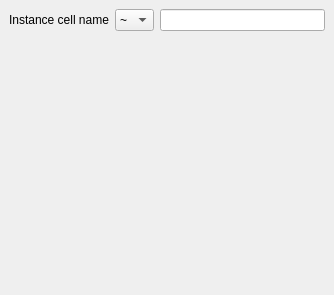
<ui version="4.0" >
 <class>SearchPropertiesInstance</class>
 <widget class="QWidget" name="SearchPropertiesInstance" >
  <property name="geometry" >
   <rect>
    <x>0</x>
    <y>0</y>
    <width>334</width>
    <height>295</height>
   </rect>
  </property>
  <property name="windowTitle" >
   <string>Form</string>
  </property>
  <layout class="QGridLayout" >
   <property name="margin" >
    <number>9</number>
   </property>
   <property name="spacing" >
    <number>6</number>
   </property>
   <item row="1" column="0" colspan="3" >
    <spacer>
     <property name="orientation" >
      <enum>Qt::Vertical</enum>
     </property>
     <property name="sizeHint" >
      <size>
       <width>200</width>
       <height>321</height>
      </size>
     </property>
    </spacer>
   </item>
   <item row="0" column="2" >
    <widget class="QLineEdit" name="instance_cellname_value" >
     <property name="sizePolicy" >
      <sizepolicy>
       <hsizetype>7</hsizetype>
       <vsizetype>0</vsizetype>
       <horstretch>1</horstretch>
       <verstretch>0</verstretch>
      </sizepolicy>
     </property>
    </widget>
   </item>
   <item row="0" column="1" >
    <widget class="QComboBox" name="instance_cellname_op" >
     <item>
      <property name="text" >
       <string>~</string>
      </property>
     </item>
     <item>
      <property name="text" >
       <string>!~</string>
      </property>
     </item>
    </widget>
   </item>
   <item row="0" column="0" >
    <widget class="QLabel" name="label_2" >
     <property name="text" >
      <string>Instance cell name</string>
     </property>
    </widget>
   </item>
  </layout>
 </widget>
 <tabstops>
  <tabstop>instance_cellname_op</tabstop>
  <tabstop>instance_cellname_value</tabstop>
 </tabstops>
 <resources/>
 <connections/>
</ui>
